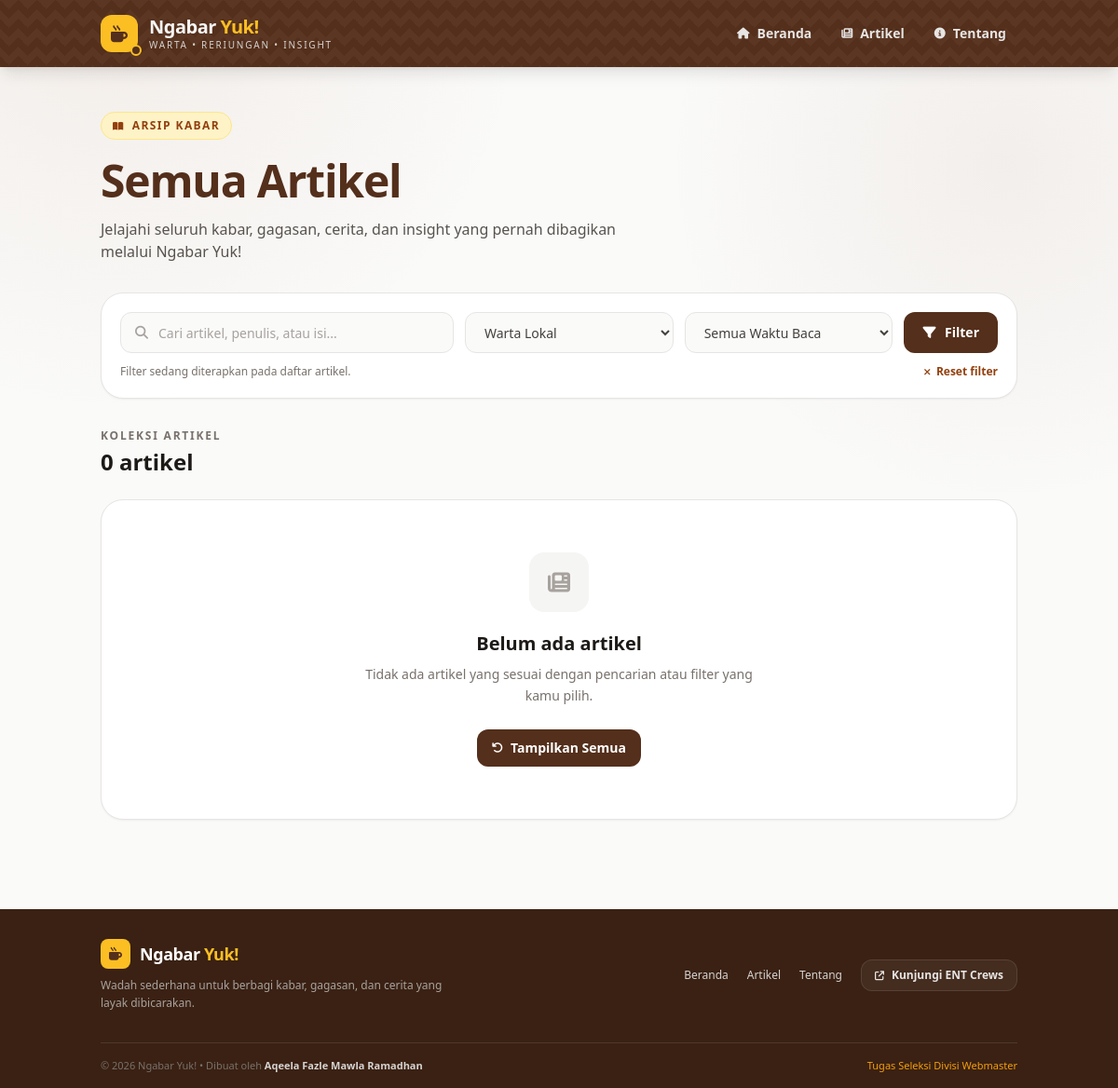
/article.php?kategori=Lokal, run on an earlier commit of the app's database.
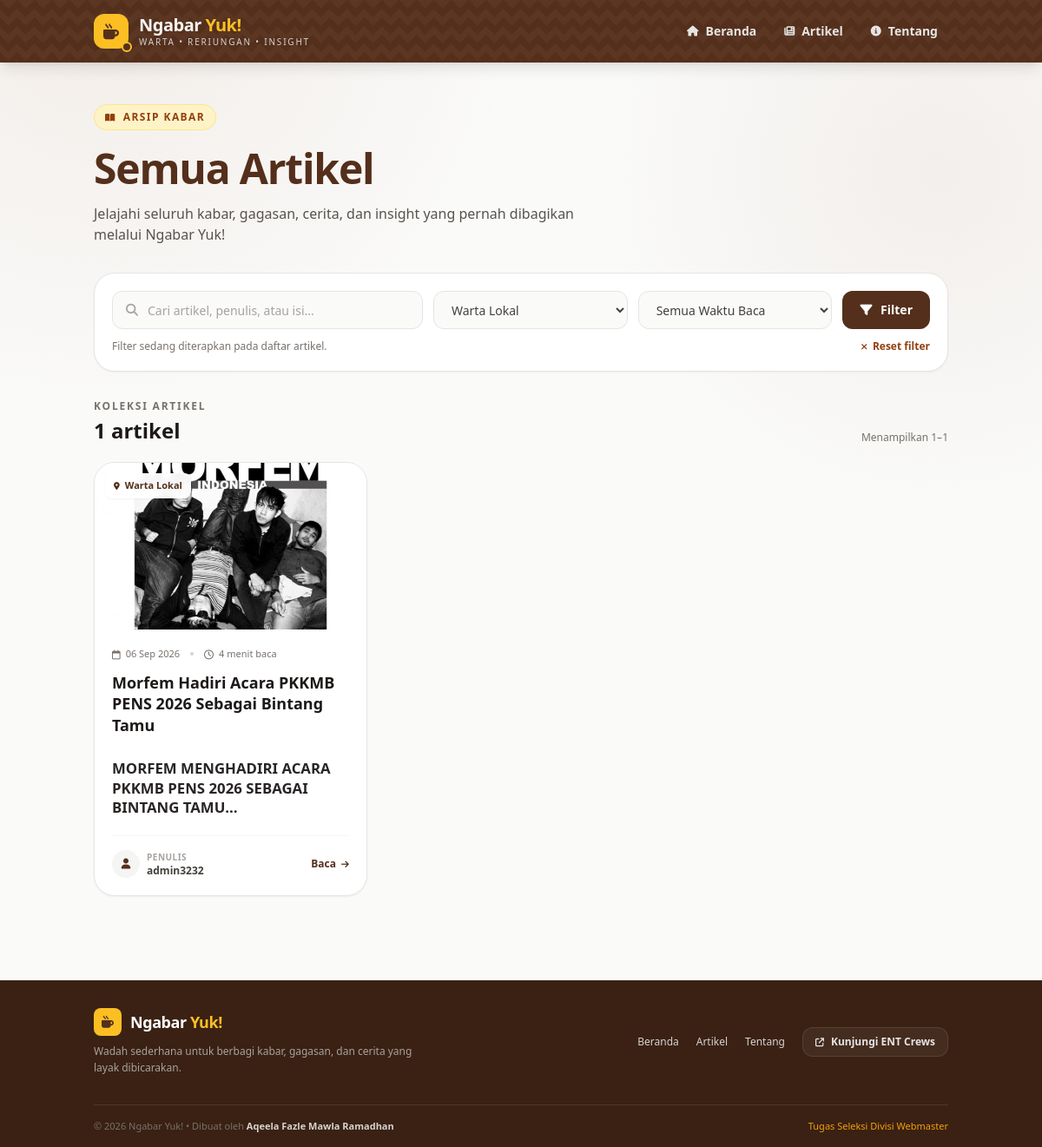
And on a later commit of the database.
### tables this page shows
CREATE TABLE IF NOT EXISTS `berita` (
  `id` int NOT NULL AUTO_INCREMENT,
  `judul` varchar(255) NOT NULL,
  `kategori` varchar(50) NOT NULL,
  `penulis` varchar(100) NOT NULL,
  `konten` text NOT NULL,
  `gambar` varchar(255) DEFAULT NULL,
  `read_time` int NOT NULL DEFAULT '1',
  `tanggal` timestamp NULL DEFAULT CURRENT_TIMESTAMP,
  PRIMARY KEY (`id`)
);

### article.php (the view, shortened to what the changed rows need)
<?php
require_once 'config.php';
$search = isset($_GET['search']) ? trim($_GET['search']) : '';
$kategori = isset($_GET['kategori']) ? trim($_GET['kategori']) : '';
$read_time = isset($_GET['read_time']) ? trim($_GET['read_time']) : '';
$perPage = 9;
$page = isset($_GET['page']) ? (int) $_GET['page'] : 1;
$query = "SELECT * FROM berita WHERE 1=1";
$countQuery = "SELECT COUNT(*) AS total FROM berita WHERE 1=1";
$params = [];
$types = "";
$countParams = [];
$countTypes = "";
if (!empty($kategori)) {
    $query .= " AND kategori = ?";
    $countQuery .= " AND kategori = ?";
    $params[] = $kategori;
    $types .= "s";
    $countParams[] = $kategori;
    $countTypes .= "s";
}
$countStmt = mysqli_prepare($conn, $countQuery);
if (!empty($countParams)) {
    mysqli_stmt_bind_param($countStmt, $countTypes, ...$countParams);
}
mysqli_stmt_execute($countStmt);
$countResult = mysqli_stmt_get_result($countStmt);
$countData = mysqli_fetch_assoc($countResult);
$totalArticles = (int) $countData['total'];
$offset = ($page - 1) * $perPage;
$query .= " ORDER BY id DESC LIMIT ? OFFSET ?";
$params[] = $perPage;
$params[] = $offset;
$types .= "ii";
$stmt = mysqli_prepare($conn, $query);
if (!empty($params)) {
    mysqli_stmt_bind_param($stmt, $types, ...$params);
}
mysqli_stmt_execute($stmt);
$result = mysqli_stmt_get_result($stmt);
$articles = mysqli_fetch_all($result, MYSQLI_ASSOC);
function categoryLabel($kategori)
{
    $labels = [
        'Insight' => 'Insight / Opini',
        'Lokal' => 'Warta Lokal',
        'Budaya' => 'Budaya & Tradisi',
        'Gaya Urip' => 'Gaya Urip'
    ];
    return $labels[$kategori] ?? $kategori;
}
function categoryIcon($kategori)
{
    $icons = [
        'Insight' => 'fa-lightbulb',
        'Lokal' => 'fa-location-dot',
        'Budaya' => 'fa-landmark',
        'Gaya Urip' => 'fa-mug-hot'
    ];
    return $icons[$kategori] ?? 'fa-newspaper';
}
$hasFilter = !empty($search) || !empty($kategori) || !empty($read_time);
$firstResult = $totalArticles > 0 ? $offset + 1 : 0;
$lastResult = min($offset + $perPage, $totalArticles);
?>
<!DOCTYPE html>
<html lang="id">
<head>
    <script src="https://cdn.tailwindcss.com"></script>
    <link
        rel="stylesheet"
        href="https://cdnjs.cloudflare.com/ajax/libs/font-awesome/6.4.0/css/all.min.css">
</head>
<body class="bg-stone-50 text-stone-800 font-sans antialiased min-h-screen flex flex-col selection:bg-amber-200 selection:text-amber-900">
    <main class="flex-1">
        <section class="relative overflow-hidden">
            <div class="max-w-5xl mx-auto px-5 pt-12 pb-8">
                <div class="max-w-2xl">
                    <h1 class="mt-5 text-4xl sm:text-5xl font-black tracking-tight text-[#542f1b] leading-[1.05]">
                        Semua Artikel
                    </h1>
                </div>
            </div>
        </section>
        <section class="max-w-5xl mx-auto px-5 pb-12">
            <div class="mt-8 flex items-end justify-between gap-4">
                <div>
                    <p class="text-xs uppercase tracking-[0.15em] text-stone-500 font-bold">
                        Koleksi Artikel
                    </p>
                    <h2 class="mt-1 text-xl sm:text-2xl font-black text-stone-900">
                        <?= number_format($totalArticles, 0, ',', '.'); ?> artikel
                    </h2>
                </div>
                <?php if ($totalArticles > 0): ?>
                    <p class="text-xs text-stone-500 text-right">
                        Menampilkan
                        <?= $firstResult; ?>–<?= $lastResult; ?>
                    </p>
                <?php endif; ?>
            </div>
            <?php if (!empty($articles)): ?>
                <div class="mt-5 grid grid-cols-1 md:grid-cols-2 lg:grid-cols-3 gap-5">
                    <?php foreach ($articles as $article): ?>
                        <?php
                        $category = categoryLabel($article['kategori']);
                        $icon = categoryIcon($article['kategori']);
                        ?>
                        <article
                            class="article-card group bg-white border border-stone-200 rounded-3xl overflow-hidden shadow-sm hover:shadow-xl hover:shadow-stone-900/5 hover:border-amber-200 flex flex-col">
                            <a
                                href="detail.php?id=<?= (int) $article['id']; ?>"
                                class="block">
                                <div class="relative h-48 bg-stone-100 overflow-hidden">
                                    <?php if (!empty($article['gambar'])): ?>
                                        <img
                                            src="assets/img/<?= htmlspecialchars($article['gambar']); ?>"
                                            alt="<?= htmlspecialchars($article['judul']); ?>"
                                            class="w-full h-full object-cover group-hover:scale-[1.03] transition-transform duration-500">
                                    <?php endif; ?>
                                    <div class="absolute top-3 left-3">
                                        <span class="inline-flex items-center gap-1.5 px-2.5 py-1.5 rounded-lg bg-white/95 backdrop-blur-sm text-[11px] font-bold text-[#542f1b] shadow-sm">
                                            <i class="fa-solid <?= $icon; ?> text-[9px]"></i>
                                            <?= htmlspecialchars($category); ?>
                                        </span>
                                    </div>
                                </div>
                            </a>
                            <div class="p-5 flex flex-col flex-1">
                                <div class="flex items-center gap-3 text-[11px] text-stone-500 mb-3">
                                    <span class="inline-flex items-center gap-1.5">
                                        <i class="fa-regular fa-calendar"></i>
                                        <?= date('d M Y', strtotime($article['tanggal'])); ?>
                                    </span>
                                    <span class="w-1 h-1 rounded-full bg-stone-300"></span>
                                    <span class="inline-flex items-center gap-1.5">
                                        <i class="fa-regular fa-clock"></i>
                                        <?= (int) $article['read_time']; ?> menit baca
                                    </span>
                                </div>
                                <a
                                    href="detail.php?id=<?= (int) $article['id']; ?>"
                                    class="group/title">
                                    <h3 class="text-lg font-black text-stone-900 leading-snug group-hover/title:text-[#542f1b] transition">
                                        <?= htmlspecialchars($article['judul']); ?>
                                    </h3>
                                </a>
                                <div class="article-preview line-clamp-3 mt-3">
                                    <?= $article['konten']; ?>
                                </div>
                                <div class="mt-auto pt-5">
                                    <div class="flex items-center justify-between gap-3 border-t border-stone-100 pt-4">
                                        <a
                                            href="author.php?nama=<?= urlencode($article['penulis']); ?>"
                                            class="flex items-center gap-2 min-w-0 group/author">
                                            <div class="w-8 h-8 rounded-full bg-stone-100 text-[#542f1b] flex items-center justify-center shrink-0">
                                                <i class="fa-solid fa-user text-xs"></i>
                                            </div>
                                            <div class="min-w-0">
                                                <p class="text-[10px] text-stone-400 uppercase tracking-wider font-semibold">
                                                    Penulis
                                                </p>
                                                <p class="text-xs text-stone-700 font-bold truncate group-hover/author:text-amber-800 transition">
                                                    <?= htmlspecialchars($article['penulis']); ?>
                                                </p>
                                            </div>
                                        </a>
                                        <a
                                            href="detail.php?id=<?= (int) $article['id']; ?>"
                                            class="inline-flex items-center gap-1.5 text-xs font-bold text-[#542f1b] group-hover:text-amber-700 transition shrink-0">
                                            Baca
                                            <i class="fa-solid fa-arrow-right text-[10px] group-hover:translate-x-0.5 transition-transform"></i>
                                        </a>
                                    </div>
                                </div>
                            </div>
                        </article>
                    <?php endforeach; ?>
                </div>
            <?php else: ?>
                <div class="mt-6 bg-white border border-stone-200 rounded-3xl p-10 sm:p-14 text-center shadow-sm">
                    <div class="w-16 h-16 mx-auto rounded-2xl bg-stone-100 text-stone-400 flex items-center justify-center">
                        <i class="fa-solid fa-newspaper text-2xl"></i>
                    </div>
                    <h3 class="mt-5 text-xl font-black text-stone-900">
                        Belum ada artikel
                    </h3>
                    <p class="mt-2 text-sm text-stone-500 max-w-md mx-auto leading-relaxed">
                        <?php if ($hasFilter): ?>
                            Tidak ada artikel yang sesuai dengan pencarian atau filter yang kamu pilih.
                        <?php else: ?>
                            Belum ada kabar yang dipublikasikan di Ngabar Yuk!
                        <?php endif; ?>
                    </p>
                    <?php if ($hasFilter): ?>
                        <a
                            href="article.php"
                            class="inline-flex items-center gap-2 mt-6 px-4 py-2.5 rounded-xl bg-[#542f1b] hover:bg-[#432515] text-white text-sm font-bold transition">
                            <i class="fa-solid fa-arrow-rotate-left text-xs"></i>
                            Tampilkan Semua
                        </a>
                    <?php endif; ?>
                </div>
            <?php endif; ?>
        </section>
    </main>
</body>
</html>

What changed in the data, as far as the page shows it:
added berita: gambar (picture), kategori "Warta Lokal", tanggal "06 Sep 2026", read_time "4", judul "Morfem Hadiri Acara PKKMB PENS 2026 Sebagai Bintang Tamu", konten "MORFEM MENGHADIRI ACARA PKKMB PENS 2026 SEBAGAI BINTANG TAMU", penulis "admin3232"
Also different on the page:
$totalArticles: "0" → "1"
$firstResult: (not shown) → "1"
$lastResult: (not shown) → "1"
text no longer shown: "Belum ada artikel Tidak ada artikel yang sesuai dengan pencarian atau filter yang kamu pilih. Tampilkan Semua"
text now shown: "Menampilkan –"
